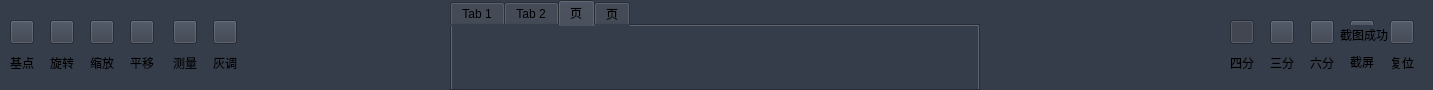
<?xml version="1.0" encoding="UTF-8"?>
<ui version="4.0">
 <class>JMeasure</class>
 <widget class="qMRMLWidget" name="JMeasure">
  <property name="geometry">
   <rect>
    <x>0</x>
    <y>0</y>
    <width>1433</width>
    <height>90</height>
   </rect>
  </property>
  <property name="styleSheet">
   <string notr="true">background-color: rgb(54, 61, 74);</string>
  </property>
  <widget class="QTabWidget" name="tabWidget">
   <property name="geometry">
    <rect>
     <x>450</x>
     <y>0</y>
     <width>530</width>
     <height>91</height>
    </rect>
   </property>
   <property name="currentIndex">
    <number>2</number>
   </property>
   <property name="tabBarAutoHide">
    <bool>false</bool>
   </property>
   <widget class="QWidget" name="tab">
    <attribute name="title">
     <string>Tab 1</string>
    </attribute>
    <widget class="QLabel" name="label_10">
     <property name="geometry">
      <rect>
       <x>0</x>
       <y>0</y>
       <width>530</width>
       <height>66</height>
      </rect>
     </property>
     <property name="font">
      <font>
       <pointsize>15</pointsize>
      </font>
     </property>
     <property name="styleSheet">
      <string notr="true">color: rgb(255, 255, 255);</string>
     </property>
     <property name="text">
      <string>TextLabelTextLabelTextLabelTextLabelTextLabelTextLabelTextLabelTextLabelTextLabelTextLabelTextLabelTextLabelTextLabelTextLabelTextLabelTextLabelTextLabelTextLabelTextLabelTextLabelTextLabelTextLabelTextLabelTextLabelTextLabelTextLabelTextLabelTextLabelTextLabelTextLabelTextLabelTextLabelTextLabelTextLabelTextLabelTextLabelTextLabelTextLabelTextLabelTextLabelTextLabelTextLabelTextLabelTextLabelTextLabelTextLabelTextLabelTextLabelTextLabelTextLabelTextLabelTextLabelTextLabelTextLabelTextLabelTextLabelTextLabelTextLabelTextLabelTextLabelTextLabelTextLabelTextLabelTextLabelTextLabelTextLabelTextLabelTextLabelTextLabelTextLabelTextLabelTextLabelTextLabelTextLabelTextLabelTextLabelTextLabelTextLabelTextLabelTextLabelTextLabelTextLabelTextLabelTextLabelTextLabelTextLabelTextLabelTextLabelTextLabelTextLabelTextLabelTextLabelTextLabelTextLabelTextLabelTextLabelTextLabelTextLabelTextLabelTextLabelTextLabelTextLabelTextLabelTextLabelTextLabelTextLabelTextLabelTextLabelTextLabelTextLabelTextLabelTextLabelTextLabelTextLabelTextLabelTextLabelTextLabelTextLabelTextLabelTextLabelTextLabelTextLabelTextLabelTextLabelTextLabelTextLabelTextLabelTextLabelTextLabelTextLabelTextLabelTextLabelTextLabelTextLabelTextLabelTextLabelTextLabelTextLabelTextLabelTextLabelTextLabelTextLabelTextLabelTextLabelTextLabelTextLabelTextLabelTextLabelTextLabelTextLabelTextLabelTextLabelTextLabelTextLabelTextLabelTextLabelTextLabelTextLabelTextLabelTextLabelTextLabelTextLabelTextLabelTextLabelTextLabelTextLabelTextLabelTextLabelTextLabelTextLabelTextLabelTextLabelTextLabelTextLabelTextLabelTextLabelTextLabelTextLabelTextLabelTextLabelTextLabelTextLabelTextLabelTextLabelTextLabelTextLabelTextLabelTextLabelTextLabelTextLabelTextLabelTextLabelTextLabelTextLabelTextLabelTextLabelTextLabelTextLabelTextLabelTextLabelTextLabelTextLabelTextLabelTextLabelTextLabelTextLabelTextLabelTextLabelTextLabelTextLabelTextLabelTextLabelTextLabelTextLabelTextLabelTextLabelTextLabelTextLabelTextLabelTextLabelTextLabelTextLabelTextLabelTextLabelTextLabelTextLabelTextLabelTextLabelTextLabelTextLabelTextLabelTextLabelTextLabelTextLabelTextLabelTextLabelTextLabelTextLabelTextLabelTextLabelTextLabelTextLabelTextLabelTextLabelTextLabelTextLabelTextLabelTextLabelTextLabelTextLabelTextLabelTextLabelTextLabelTextLabelTextLabelTextLabelTextLabelTextLabelTextLabelTextLabelTextLabelTextLabelTextLabelTextLabelTextLabelTextLabelTextLabelTextLabelTextLabelTextLabelTextLabelTextLabelTextLabelTextLabelTextLabelTextLabelTextLabelTextLabelTextLabelTextLabelTextLabelTextLabelTextLabelTextLabelTextLabelTextLabelTextLabelTextLabelTextLabelTextLabelTextLabelTextLabelTextLabelTextLabelTextLabelTextLabelTextLabelTextLabelTextLabelTextLabelTextLabelTextLabelTextLabelTextLabelTextLabelTextLabelTextLabelTextLabelTextLabelTextLabelTextLabelTextLabelTextLabelTextLabelTextLabelTextLabelTextLabelTextLabelTextLabelTextLabelTextLabelTextLabelTextLabelTextLabelTextLabelTextLabelTextLabelTextLabelTextLabelTextLabelTextLabelTextLabelTextLabelTextLabelTextLabelTextLabelTextLabelTextLabelTextLabelTextLabelTextLabelTextLabelTextLabelTextLabelTextLabelTextLabelTextLabelTextLabelTextLabelTextLabelTextLabelTextLabelTextLabelTextLabelTextLabelTextLabelTextLabelTextLabelTextLabelTextLabelTextLabelTextLabelTextLabelTextLabelTextLabelTextLabelTextLabelTextLabelTextLabelTextLabelTextLabelTextLabelTextLabelTextLabelTextLabelTextLabelTextLabelTextLabelTextLabelTextLabelTextLabelTextLabelTextLabelTextLabelTextLabelTextLabelTextLabelTextLabelTextLabelTextLabelTextLabelTextLabelTextLabelTextLabelTextLabelTextLabelTextLabelTextLabelTextLabelTextLabelTextLabelTextLabelTextLabelTextLabelTextLabelTextLabelTextLabelTextLabelTextLabelTextLabelTextLabelTextLabelTextLabelTextLabelTextLabelTextLabelTextLabelTextLabelTextLabelTextLabelTextLabelTextLabelTextLabelTextLabelTextLabelTextLabelTextLabelTextLabelTextLabelTextLabelTextLabelTextLabelTextLabelTextLabelTextLabelTextLabelTextLabelTextLabelTextLabelTextLabelTextLabelTextLabelTextLabelTextLabelTextLabelTextLabelTextLabelTextLabelTextLabelTextLabelTextLabelTextLabelTextLabelTextLabelTextLabelTextLabelTextLabelTextLabelTextLabelTextLabelTextLabelTextLabelTextLabelTextLabelTextLabelTextLabelTextLabelTextLabelTextLabelTextLabelTextLabelTextLabelTextLabelTextLabelTextLabelTextLabelTextLabelTextLabelTextLabelTextLabel</string>
     </property>
     <property name="alignment">
      <set>Qt::AlignCenter</set>
     </property>
     <property name="wordWrap">
      <bool>true</bool>
     </property>
    </widget>
   </widget>
   <widget class="QWidget" name="tab_2">
    <attribute name="title">
     <string>Tab 2</string>
    </attribute>
    <widget class="QWidget" name="verticalLayoutWidget">
     <property name="geometry">
      <rect>
       <x>0</x>
       <y>0</y>
       <width>531</width>
       <height>80</height>
      </rect>
     </property>
     <layout class="QVBoxLayout" name="verticalLayout"/>
    </widget>
   </widget>
   <widget class="QWidget" name="tab_3">
    <attribute name="title">
     <string>页</string>
    </attribute>
   </widget>
   <widget class="QWidget" name="tab_4">
    <attribute name="title">
     <string>页</string>
    </attribute>
    <widget class="qMRMLWindowLevelWidget" name="lwWidget1" native="true">
     <property name="geometry">
      <rect>
       <x>0</x>
       <y>5</y>
       <width>521</width>
       <height>55</height>
      </rect>
     </property>
    </widget>
   </widget>
  </widget>
  <widget class="QWidget" name="widget_2" native="true">
   <property name="geometry">
    <rect>
     <x>1220</x>
     <y>10</y>
     <width>211</width>
     <height>66</height>
    </rect>
   </property>
   <widget class="QLabel" name="label_5">
    <property name="geometry">
     <rect>
      <x>167</x>
      <y>40</y>
      <width>30</width>
      <height>25</height>
     </rect>
    </property>
    <property name="font">
     <font>
      <family>微软雅黑</family>
      <pointsize>9</pointsize>
     </font>
    </property>
    <property name="text">
     <string>复位</string>
    </property>
    <property name="alignment">
     <set>Qt::AlignCenter</set>
    </property>
   </widget>
   <widget class="QPushButton" name="pBtnReset">
    <property name="geometry">
     <rect>
      <x>170</x>
      <y>10</y>
      <width>24</width>
      <height>24</height>
     </rect>
    </property>
    <property name="font">
     <font>
      <pointsize>9</pointsize>
     </font>
    </property>
    <property name="text">
     <string/>
    </property>
    <property name="checkable">
     <bool>false</bool>
    </property>
    <property name="autoExclusive">
     <bool>true</bool>
    </property>
   </widget>
   <widget class="QLabel" name="label_11">
    <property name="geometry">
     <rect>
      <x>120</x>
      <y>15</y>
      <width>51</width>
      <height>20</height>
     </rect>
    </property>
    <property name="text">
     <string>截图成功</string>
    </property>
   </widget>
   <widget class="QLabel" name="label_4">
    <property name="geometry">
     <rect>
      <x>127</x>
      <y>39</y>
      <width>30</width>
      <height>25</height>
     </rect>
    </property>
    <property name="font">
     <font>
      <family>微软雅黑</family>
      <pointsize>9</pointsize>
     </font>
    </property>
    <property name="text">
     <string>截屏</string>
    </property>
    <property name="alignment">
     <set>Qt::AlignCenter</set>
    </property>
   </widget>
   <widget class="QPushButton" name="pBtnWhirling">
    <property name="geometry">
     <rect>
      <x>130</x>
      <y>10</y>
      <width>24</width>
      <height>24</height>
     </rect>
    </property>
    <property name="text">
     <string/>
    </property>
    <property name="checkable">
     <bool>false</bool>
    </property>
    <property name="autoExclusive">
     <bool>false</bool>
    </property>
   </widget>
   <widget class="QLabel" name="label_8">
    <property name="geometry">
     <rect>
      <x>7</x>
      <y>40</y>
      <width>30</width>
      <height>25</height>
     </rect>
    </property>
    <property name="font">
     <font>
      <family>微软雅黑</family>
      <pointsize>9</pointsize>
     </font>
    </property>
    <property name="text">
     <string>四分</string>
    </property>
    <property name="alignment">
     <set>Qt::AlignCenter</set>
    </property>
   </widget>
   <widget class="QLabel" name="label_9">
    <property name="geometry">
     <rect>
      <x>47</x>
      <y>40</y>
      <width>30</width>
      <height>25</height>
     </rect>
    </property>
    <property name="font">
     <font>
      <family>微软雅黑</family>
      <pointsize>9</pointsize>
     </font>
    </property>
    <property name="text">
     <string>三分</string>
    </property>
    <property name="alignment">
     <set>Qt::AlignCenter</set>
    </property>
   </widget>
   <widget class="QPushButton" name="pBtnAllView">
    <property name="geometry">
     <rect>
      <x>90</x>
      <y>10</y>
      <width>24</width>
      <height>24</height>
     </rect>
    </property>
    <property name="text">
     <string/>
    </property>
    <property name="checkable">
     <bool>true</bool>
    </property>
    <property name="autoExclusive">
     <bool>true</bool>
    </property>
   </widget>
   <widget class="QPushButton" name="pBtnThreeView">
    <property name="geometry">
     <rect>
      <x>50</x>
      <y>10</y>
      <width>24</width>
      <height>24</height>
     </rect>
    </property>
    <property name="text">
     <string/>
    </property>
    <property name="checkable">
     <bool>true</bool>
    </property>
    <property name="autoExclusive">
     <bool>true</bool>
    </property>
   </widget>
   <widget class="QLabel" name="label_12">
    <property name="geometry">
     <rect>
      <x>87</x>
      <y>40</y>
      <width>30</width>
      <height>25</height>
     </rect>
    </property>
    <property name="font">
     <font>
      <family>微软雅黑</family>
      <pointsize>9</pointsize>
     </font>
    </property>
    <property name="text">
     <string>六分</string>
    </property>
    <property name="alignment">
     <set>Qt::AlignCenter</set>
    </property>
   </widget>
   <widget class="QPushButton" name="pBtnFourView">
    <property name="geometry">
     <rect>
      <x>10</x>
      <y>10</y>
      <width>24</width>
      <height>24</height>
     </rect>
    </property>
    <property name="text">
     <string/>
    </property>
    <property name="checkable">
     <bool>true</bool>
    </property>
    <property name="checked">
     <bool>true</bool>
    </property>
    <property name="autoExclusive">
     <bool>true</bool>
    </property>
   </widget>
   <zorder>label_5</zorder>
   <zorder>pBtnReset</zorder>
   <zorder>label_4</zorder>
   <zorder>pBtnWhirling</zorder>
   <zorder>label_11</zorder>
   <zorder>label_8</zorder>
   <zorder>label_9</zorder>
   <zorder>pBtnAllView</zorder>
   <zorder>pBtnThreeView</zorder>
   <zorder>label_12</zorder>
   <zorder>pBtnFourView</zorder>
  </widget>
  <widget class="QWidget" name="widget" native="true">
   <property name="geometry">
    <rect>
     <x>0</x>
     <y>10</y>
     <width>411</width>
     <height>66</height>
    </rect>
   </property>
   <widget class="QLabel" name="label_6">
    <property name="geometry">
     <rect>
      <x>170</x>
      <y>40</y>
      <width>30</width>
      <height>25</height>
     </rect>
    </property>
    <property name="font">
     <font>
      <family>微软雅黑</family>
      <pointsize>9</pointsize>
     </font>
    </property>
    <property name="text">
     <string>测量</string>
    </property>
    <property name="alignment">
     <set>Qt::AlignCenter</set>
    </property>
   </widget>
   <widget class="QLabel" name="label">
    <property name="geometry">
     <rect>
      <x>47</x>
      <y>40</y>
      <width>30</width>
      <height>25</height>
     </rect>
    </property>
    <property name="font">
     <font>
      <family>微软雅黑</family>
      <pointsize>9</pointsize>
     </font>
    </property>
    <property name="text">
     <string>旋转</string>
    </property>
    <property name="alignment">
     <set>Qt::AlignCenter</set>
    </property>
   </widget>
   <widget class="QLabel" name="label_7">
    <property name="geometry">
     <rect>
      <x>210</x>
      <y>40</y>
      <width>30</width>
      <height>25</height>
     </rect>
    </property>
    <property name="font">
     <font>
      <family>微软雅黑</family>
      <pointsize>9</pointsize>
     </font>
    </property>
    <property name="text">
     <string>灰调</string>
    </property>
    <property name="alignment">
     <set>Qt::AlignCenter</set>
    </property>
   </widget>
   <widget class="QLabel" name="label_2">
    <property name="geometry">
     <rect>
      <x>87</x>
      <y>40</y>
      <width>30</width>
      <height>25</height>
     </rect>
    </property>
    <property name="font">
     <font>
      <family>微软雅黑</family>
      <pointsize>9</pointsize>
     </font>
    </property>
    <property name="text">
     <string>缩放</string>
    </property>
    <property name="alignment">
     <set>Qt::AlignCenter</set>
    </property>
   </widget>
   <widget class="QPushButton" name="pBtnZoomout">
    <property name="geometry">
     <rect>
      <x>90</x>
      <y>10</y>
      <width>24</width>
      <height>24</height>
     </rect>
    </property>
    <property name="text">
     <string/>
    </property>
    <property name="checkable">
     <bool>true</bool>
    </property>
    <property name="autoExclusive">
     <bool>true</bool>
    </property>
    <property name="flat">
     <bool>false</bool>
    </property>
   </widget>
   <widget class="QPushButton" name="pBtnGrayscale">
    <property name="geometry">
     <rect>
      <x>213</x>
      <y>10</y>
      <width>24</width>
      <height>24</height>
     </rect>
    </property>
    <property name="text">
     <string/>
    </property>
    <property name="checkable">
     <bool>true</bool>
    </property>
    <property name="autoExclusive">
     <bool>true</bool>
    </property>
   </widget>
   <widget class="QPushButton" name="pBtnMove">
    <property name="geometry">
     <rect>
      <x>130</x>
      <y>10</y>
      <width>24</width>
      <height>24</height>
     </rect>
    </property>
    <property name="text">
     <string/>
    </property>
    <property name="checkable">
     <bool>true</bool>
    </property>
    <property name="autoExclusive">
     <bool>true</bool>
    </property>
   </widget>
   <widget class="QPushButton" name="pBtnZoomin">
    <property name="geometry">
     <rect>
      <x>50</x>
      <y>10</y>
      <width>24</width>
      <height>24</height>
     </rect>
    </property>
    <property name="font">
     <font>
      <pointsize>9</pointsize>
     </font>
    </property>
    <property name="text">
     <string/>
    </property>
    <property name="checkable">
     <bool>true</bool>
    </property>
    <property name="autoExclusive">
     <bool>true</bool>
    </property>
    <property name="flat">
     <bool>false</bool>
    </property>
   </widget>
   <widget class="QPushButton" name="pBtnZoomin_2">
    <property name="geometry">
     <rect>
      <x>10</x>
      <y>10</y>
      <width>24</width>
      <height>24</height>
     </rect>
    </property>
    <property name="styleSheet">
     <string notr="true"/>
    </property>
    <property name="text">
     <string/>
    </property>
    <property name="checkable">
     <bool>true</bool>
    </property>
    <property name="checked">
     <bool>false</bool>
    </property>
    <property name="autoExclusive">
     <bool>true</bool>
    </property>
    <property name="flat">
     <bool>false</bool>
    </property>
   </widget>
   <widget class="QPushButton" name="pBtnMeasure">
    <property name="geometry">
     <rect>
      <x>173</x>
      <y>10</y>
      <width>24</width>
      <height>24</height>
     </rect>
    </property>
    <property name="styleSheet">
     <string notr="true"/>
    </property>
    <property name="text">
     <string/>
    </property>
    <property name="checkable">
     <bool>true</bool>
    </property>
    <property name="autoExclusive">
     <bool>true</bool>
    </property>
   </widget>
   <widget class="QLabel" name="label_3">
    <property name="geometry">
     <rect>
      <x>127</x>
      <y>40</y>
      <width>30</width>
      <height>25</height>
     </rect>
    </property>
    <property name="font">
     <font>
      <family>微软雅黑</family>
      <pointsize>9</pointsize>
     </font>
    </property>
    <property name="text">
     <string>平移</string>
    </property>
    <property name="alignment">
     <set>Qt::AlignCenter</set>
    </property>
   </widget>
   <widget class="QLabel" name="label_14">
    <property name="geometry">
     <rect>
      <x>7</x>
      <y>40</y>
      <width>30</width>
      <height>25</height>
     </rect>
    </property>
    <property name="font">
     <font>
      <family>微软雅黑</family>
      <pointsize>9</pointsize>
     </font>
    </property>
    <property name="text">
     <string>基点</string>
    </property>
    <property name="alignment">
     <set>Qt::AlignCenter</set>
    </property>
   </widget>
  </widget>
 </widget>
 <customwidgets>
  <customwidget>
   <class>qMRMLWidget</class>
   <extends>QWidget</extends>
   <header>qMRMLWidget.h</header>
   <container>1</container>
  </customwidget>
  <customwidget>
   <class>qMRMLWindowLevelWidget</class>
   <extends>QWidget</extends>
   <header>qMRMLWindowLevelWidget.h</header>
   <container>1</container>
  </customwidget>
 </customwidgets>
 <resources/>
 <connections/>
</ui>
